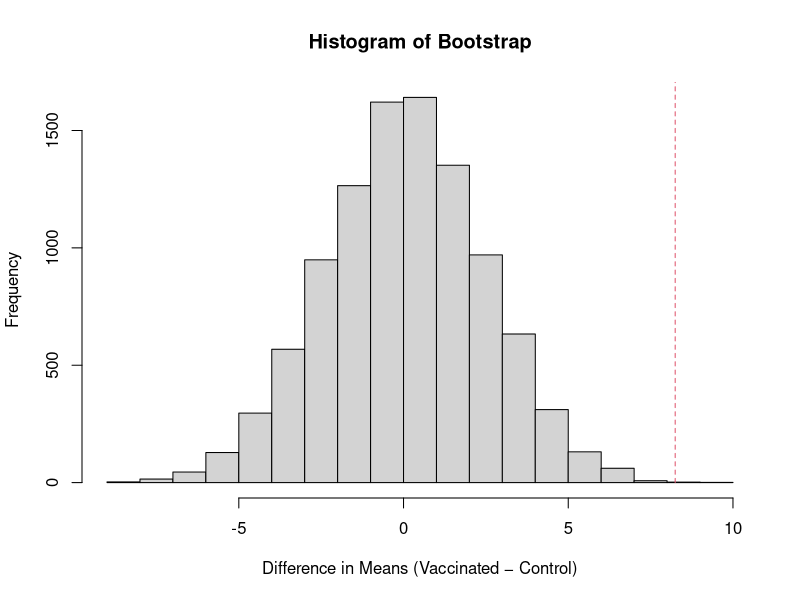
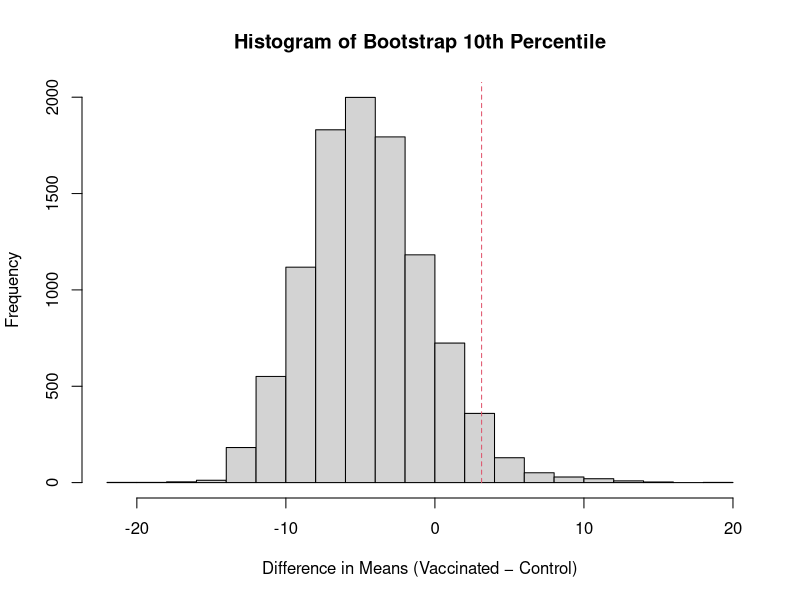

Write R code to recreate these figures, in order.
## ---- chunk 1
#| label: Loading in data
covid <- read.csv("Instruction_Data/covid.csv")
control <- covid$control
vaccinated <- covid$vaccinated
# control: individuals who contracted virus and no vaccine
# vaccinated: individuals who took vaccine then got Covid
## ---- chunk 2
#| label: running a two-sample t-test
# parameters
c.x.bar <- mean(control)
v.x.bar <- mean(vaccinated)
obs.diff <- v.x.bar - c.x.bar # needed later for simulation

s.control <- sd(control)
s.vaccinated <- sd(vaccinated)

n <- length(control)

# t-test (one-sided, greater)
t.test(vaccinated, control, alternative="greater")
## ---- chunk 3
#| label: Simulating 10,000 times
set.seed(42)
# Histograms
# hist(control, breaks = 5)
# hist(vaccinated, breaks = 5)

# Recenter to make H0 true (both means equal)
control.pseudo.pop <- control - mean(control) + 50
vaccinated.pseudo.pop <- vaccinated - mean(vaccinated) + 50

# 10000 simulations for control
c.sim.xbars = rep(0,10000)
for(i in 1:10000){
  c.sim.xbars[i] = mean(sample(control.pseudo.pop,n,replace=T))
}

# 10000 simulations for vaccinated
v.sim.xbars = rep(0,10000)
for(i in 1:10000){
  v.sim.xbars[i] = mean(sample(vaccinated.pseudo.pop,n,replace=T))
}
# Simulated differences
sim.diff = v.sim.xbars - c.sim.xbars

# Plot
hist(sim.diff, breaks = 20,
     main = "Histogram of Bootstrap",
     xlab = "Difference in Means (Vaccinated − Control)")
lines(c(obs.diff, obs.diff), c(0, 10000), col = 2, lty = 2)

# Simulated p-val
sim.pval = length(sim.diff[sim.diff>obs.diff])/10000
sim.pval
## ---- chunk 4
#| label: Simulating 10,000 times to the 10th percentile
set.seed(42)
# Observed 10th percentile difference
p10.obs.diff <- quantile(vaccinated, 0.10) - quantile(control, 0.10)

# 10000 simulations for control
c10.sim.xbars = rep(0,10000)
for(i in 1:10000){
  c10.sim.xbars[i] = quantile(sample(control.pseudo.pop,n,replace=T),0.10)
}

# 10000 simulations for vaccinated
v10.sim.xbars = rep(0,10000)
for(i in 1:10000){
  v10.sim.xbars[i] = quantile(sample(vaccinated.pseudo.pop,n,replace=T),0.10)
}

# Simulated difference
p10.sim.diff = v10.sim.xbars - c10.sim.xbars

# Plot
hist(p10.sim.diff,breaks=20,
     main = "Histogram of Bootstrap 10th Percentile",
     xlab = "Difference in Means (Vaccinated − Control)")
lines(c(p10.obs.diff,p10.obs.diff),c(0,10000),col=2,lty=2)


p10.sim.pval = length(p10.sim.diff[p10.sim.diff>p10.obs.diff])/10000
p10.sim.pval
